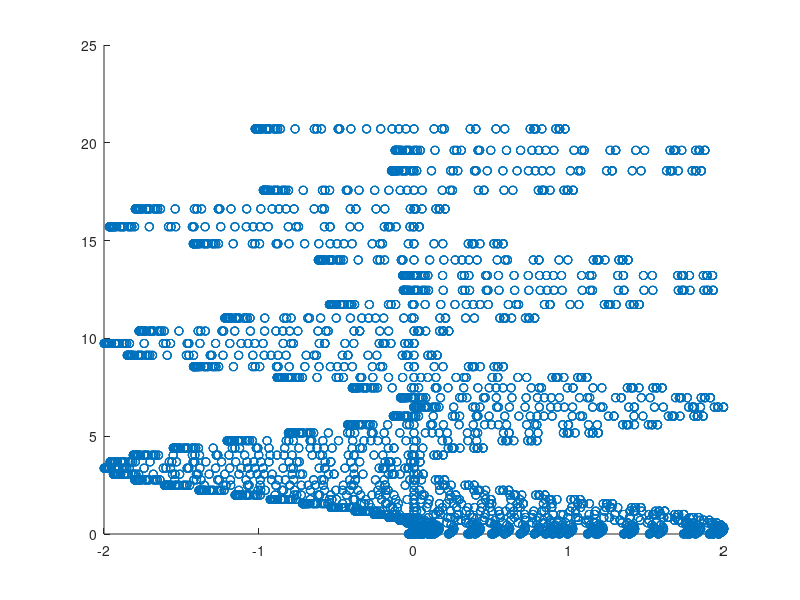

Write the MATLAB code that produced this figure.
clear all;
clc;

source = 0; screen_dist = 25; observer_y = 0; observer_x = 50;
k = 1; % omega = k
num_rays = 100;
straight_path_time = sqrt((observer_x - source)^2 + (observer_y - source)^2) / k;
all_path=zeros(1,num_rays); all_delay = zeros(1,num_rays);

%---------------------------------------------%

%for rays = 1:num_rays
%a = -pi/4;
%b = pi/4;

index=1;

for rays = linspace(-pi/4,pi/4,num_rays)
phi=rays;
r01 = screen_dist/cos(phi); r01_phase = exp(1i*k*r01);
r12 = sqrt((observer_x - screen_dist)^2 + (r01*sin(phi)-observer_y)^2); r12_phase = exp(1i*k*r12);
total_phase = r01_phase*r12_phase;

all_path(1,index)=total_phase;

time_of_path = (r01/k) + (r12/k);
time_delay = time_of_path - straight_path_time;
all_delay(1,index)=time_delay;

index=index+1;
end

secondary_paths = zeros(num_rays,num_rays); secondary_delays = zeros(num_rays,num_rays);
for i = 1:length(all_path)
delay_at_step = all_delay(i);
path_at_step = all_path(i);
secondary_delays(i,1:num_rays)=repelem(delay_at_step,num_rays);
path_diff_at_step = repelem(path_at_step,num_rays) - all_path;
secondary_paths(i,1:num_rays)=path_diff_at_step;
end
secondary_paths = reshape(secondary_paths',[1,(num_rays^2)]);
secondary_delays = reshape(secondary_delays',[1,(num_rays^2)]);

scatter(secondary_paths,secondary_delays)


%%%%%%%%%%%%%%%%%%%%%%%%%%%%%%%%%%%%%%%%%%%%%%%%%%%%%%%%%%%%%%%%%%%%%%%%%%

% index=1;
% for rays = linspace(-pi/4,pi/4,num_rays)
% %phi = (b-a).*rand(1,1) + a;
% phi=rays;
% r01 = screen_dist/cos(phi); %r01_phase = exp(1i*k*r01);
% r12 = sqrt((observer_x - screen_dist)^2 + (r01*sin(phi)-observer_y)^2); %r12_phase = exp(1i*k*r12);
% total_path = r01 + r12;
% all_path(1,index)=total_path;
% 
% time_of_path = (r01/k) + (r12/k);
% time_delay = time_of_path - straight_path_time;
% all_delay(1,index)=time_delay;
% 
% index=index+1;
% end
% 
% secondary_paths = zeros(num_rays,num_rays); secondary_delays = zeros(num_rays,num_rays);
% for i = 1:length(all_path)
% delay_at_step = all_delay(i);
% path_at_step = all_path(i);
% secondary_delays(i,1:num_rays)=repelem(delay_at_step,num_rays);
% path_diff_at_step = exp(1i*k*(repelem(path_at_step,num_rays) - all_path));
% secondary_paths(i,1:num_rays)=path_diff_at_step;
% end
% secondary_paths = reshape(secondary_paths',[1,(num_rays^2)]);
% secondary_delays = reshape(secondary_delays',[1,(num_rays^2)]);
% 
% scatter(secondary_paths,secondary_delays)
